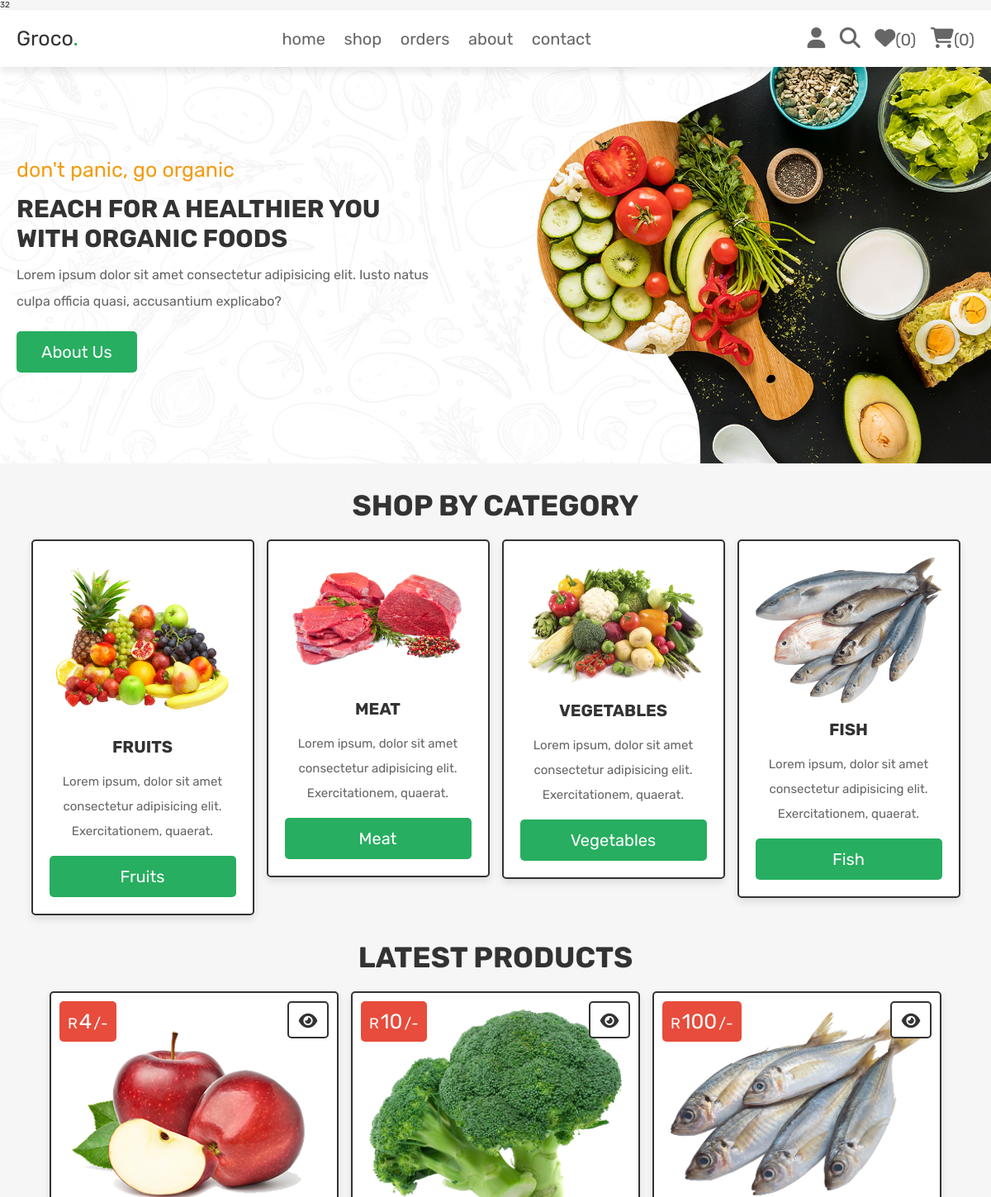
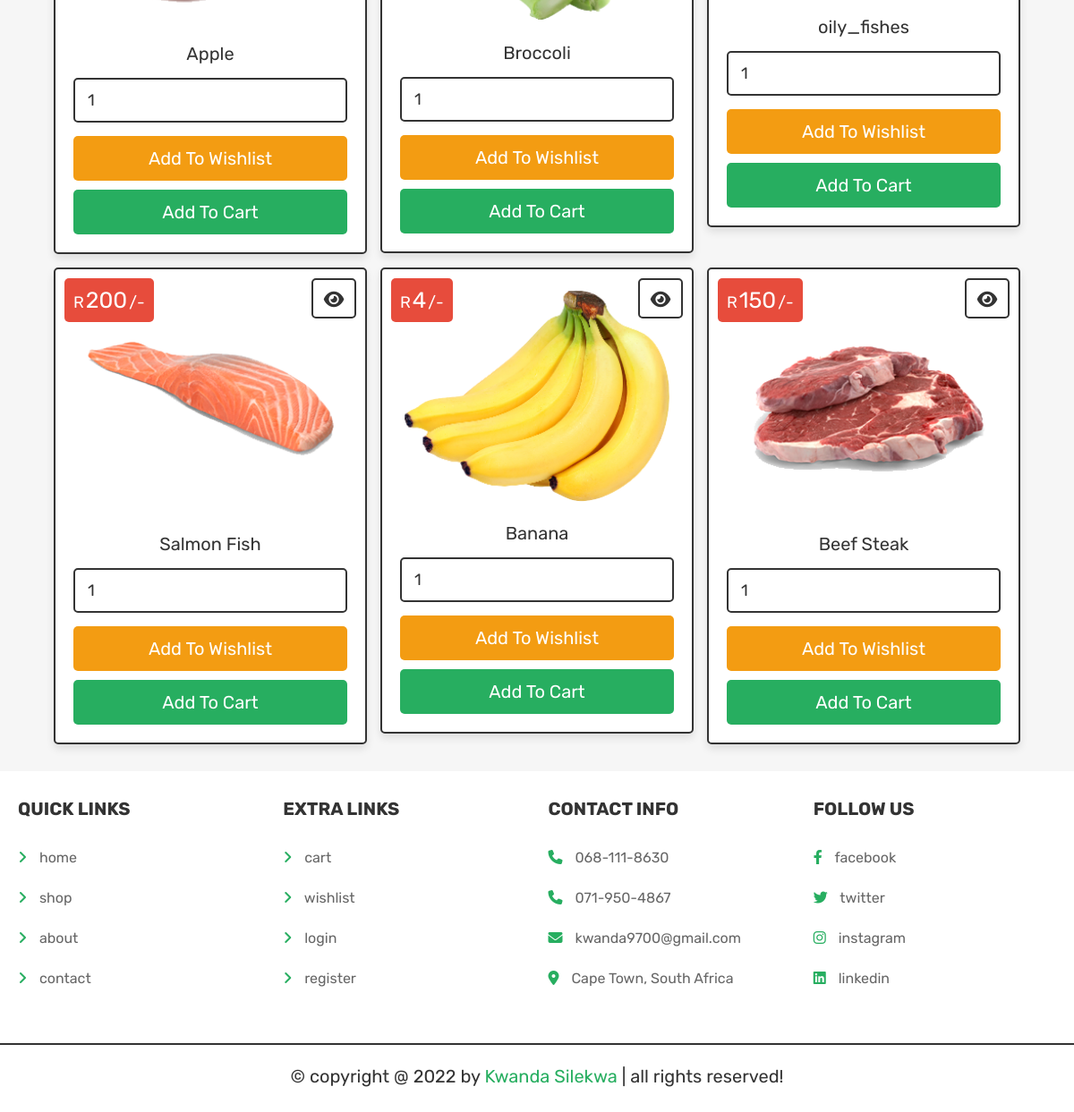
Page /home.php (signed in) on the committed database (2 pictures, top to bottom).
### tables this page shows
CREATE TABLE `products` (
  `id` int(100) NOT NULL,
  `name` varchar(100) NOT NULL,
  `category` varchar(20) NOT NULL,
  `details` varchar(500) NOT NULL,
  `price` int(100) NOT NULL,
  `image` varchar(500) NOT NULL
);

### home.php (the view, shortened to what this page needs)
<?php
@include 'config.php';
?>
<!DOCTYPE html>
<html lang="en">
<head>
   <link rel="stylesheet" href="https://cdnjs.cloudflare.com/ajax/libs/font-awesome/6.1.1/css/all.min.css">
   <link rel="stylesheet" href="css/style.css">
</head>
<body>
<?php include 'header.php'; ?>
<div class="home-bg">
   <section class="home">
      <div class="content">
         <span>don't panic, go organic</span>
         <h3>Reach For A Healthier You With Organic Foods</h3>
         <p>Lorem ipsum dolor sit amet consectetur adipisicing elit. Iusto natus culpa officia quasi, accusantium explicabo?</p>
         <a href="about.php" class="btn">about us</a>
      </div>
   </section>
</div>
<section class="home-category">
   <h1 class="title">shop by category</h1>
   <div class="box-container">
      <div class="box">
         <img src="images/cat-1.png" alt="">
         <h3>fruits</h3>
         <p>Lorem ipsum, dolor sit amet consectetur adipisicing elit. Exercitationem, quaerat.</p>
         <a href="category.php?category=fruits" class="btn">fruits</a>
      </div>
      <div class="box">
         <img src="images/cat-2.png" alt="">
         <h3>meat</h3>
         <p>Lorem ipsum, dolor sit amet consectetur adipisicing elit. Exercitationem, quaerat.</p>
         <a href="category.php?category=meat" class="btn">meat</a>
      </div>
      <div class="box">
         <img src="images/cat-3.png" alt="">
         <h3>vegetables</h3>
         <p>Lorem ipsum, dolor sit amet consectetur adipisicing elit. Exercitationem, quaerat.</p>
         <a href="category.php?category=vegetables" class="btn">vegetables</a>
      </div>
      <div class="box">
         <img src="images/cat-4.png" alt="">
         <h3>fish</h3>
         <p>Lorem ipsum, dolor sit amet consectetur adipisicing elit. Exercitationem, quaerat.</p>
         <a href="category.php?category=fish" class="btn">fish</a>
      </div>
   </div>
</section>
<section class="products">
   <h1 class="title">latest products</h1>
   <div class="box-container">
   <?php
      $select_products = $conn->prepare("SELECT * FROM `products` LIMIT 6");
      $select_products->execute();
      if($select_products->rowCount() > 0){
         while($fetch_products = $select_products->fetch(PDO::FETCH_ASSOC)){
   ?>
   <form action="" class="box" method="POST">
      <div class="price">R<span><?= $fetch_products['price']; ?></span>/-</div>
      <a href="view_page.php?pid=<?= $fetch_products['id']; ?>" class="fas fa-eye"></a>
      <img src="products/<?= $fetch_products['image']; ?>" alt="">
      <div class="name"><?= $fetch_products['name']; ?></div>
      <input type="number" min="1" value="1" name="p_qty" class="qty">
      <input type="submit" value="add to wishlist" class="option-btn" name="add_to_wishlist">
      <input type="submit" value="add to cart" class="btn" name="add_to_cart">
   </form>
   <?php
      }
   }else{
      echo '<p class="empty">no products added yet!</p>';
   }
   ?>
   </div>
</section>
<?php include 'footer.php'; ?>
</body>
</html>

### header.php (shortened to what this page needs)
<header class="header">
   <div class="flex">
      <a href="home.php" class="logo">Groco<span>.</span></a>
      <nav class="navbar">
         <a href="home.php">home</a>
         <a href="shop.php">shop</a>
         <a href="orders.php">orders</a>
         <a href="about.php">about</a>
         <a href="contact.php">contact</a>
      </nav>
      <div class="icons">
         <div id="user-btn" class="fas fa-user"></div>
         <a href="search_page.php" class="fas fa-search"></a>
         <?php
            $count_cart_items = $conn->prepare("SELECT * FROM `cart` WHERE user_id = ?");
            $count_cart_items->execute([$user_id]);
            $count_wishlist_items = $conn->prepare("SELECT * FROM `wishlist` WHERE user_id = ?");
            $count_wishlist_items->execute([$user_id]);
         ?>
         <a href="wishlist.php"><i class="fas fa-heart"></i><span>(<?= $count_wishlist_items->rowCount(); ?>)</span></a>
         <a href="cart.php"><i class="fas fa-shopping-cart"></i><span>(<?= $count_cart_items->rowCount(); ?>)</span></a>
      </div>
   </div>
</header>

### footer.php
<footer class="footer">
   <section class="box-container">
      <div class="box">
         <h3>quick links</h3>
         <a href="home.php"> <i class="fas fa-angle-right"></i> home</a>
         <a href="shop.php"> <i class="fas fa-angle-right"></i> shop</a>
         <a href="about.php"> <i class="fas fa-angle-right"></i> about</a>
         <a href="contact.php"> <i class="fas fa-angle-right"></i> contact</a>
      </div>
      <div class="box">
         <h3>extra links</h3>
         <a href="cart.php"> <i class="fas fa-angle-right"></i> cart</a>
         <a href="wishlist.php"> <i class="fas fa-angle-right"></i> wishlist</a>
         <a href="login.php"> <i class="fas fa-angle-right"></i> login</a>
         <a href="register.php"> <i class="fas fa-angle-right"></i> register</a>
      </div>
      <div class="box">
         <h3>contact info</h3>
         <p> <i class="fas fa-phone"></i> 068-111-8630 </p>
         <p> <i class="fas fa-phone"></i> 071-950-4867 </p>
         <p> <i class="fas fa-envelope"></i> kwanda9700@gmail.com </p>
         <p> <i class="fas fa-map-marker-alt"></i> Cape Town, South Africa</p>
      </div>
      <div class="box">
         <h3>follow us</h3>
         <a href="https://fb.com/kwanda.silekwa9700" target="_blank"> <i class="fab fa-facebook-f"></i> facebook </a>
         <a href="https://twitter.com"> <i class="fab fa-twitter" target="_blank"></i> twitter </a>
         <a href="https://instagram.com/taryam9700" target="_blank"> <i class="fab fa-instagram"></i> instagram </a>
         <a href="https://linkedin.com/in/kwanda9700" target="_blank"> <i class="fab fa-linkedin"></i> linkedin </a>
      </div>
   </section>
   <p class="credit"> &copy; copyright @ <?= date('Y'); ?> by <span>Kwanda Silekwa</span> | all rights reserved! </p>
</footer>

### css/style.css (style rules this page uses)
.home-bg { background: url(../images/home-bg.jpg) no-repeat; background-size: cover; background-position: center; }
.home-bg .home { display: flex; align-items: center; min-height: 60vh; }
.home-bg .home .content { width: 50rem; }
.home-bg .home .content span { color:var(--orange); font-size: 2.5rem; }
.home-bg .home .content h3 { font-size: 3rem; text-transform: uppercase; margin-top: 1.5rem; color:var(--black); }
.home-bg .home .content p { font-size: 1.6rem; padding:1rem 0; line-height: 2; color:var(--light-color); }
.home-bg .home .content a { display: inline-block; width: auto; }
.home-category .box-container { display: grid; grid-template-columns: repeat(auto-fit, 27rem); gap:1.5rem; justify-content: center; align-items: flex-start; }
.home-category .box-container .box { padding:2rem; text-align: center; border:var(--border); background-color: var(--white); box-shadow: var(--box-shadow); border-radius: .5rem; }
.home-category .box-container .box img { width: 100%; margin-bottom: 1rem; }
.home-category .box-container .box h3 { text-transform: uppercase; color:var(--black); padding:1rem 0; font-size: 2rem; }
.home-category .box-container .box p { line-height: 2; font-size: 1.5rem; color:var(--light-color); padding:.5rem 0; }
.home-category { padding-bottom: 0; }
.products .box-container { display: grid; grid-template-columns: repeat(auto-fit, 35rem); gap:1.5rem; justify-content: center; align-items: flex-start; }
.products .box-container .box { padding:2rem; text-align: center; border:var(--border); background-color: var(--white); box-shadow: var(--box-shadow); border-radius: .5rem; position: relative; }
.products .box-container .box .price { position: absolute; top:1rem; left:1rem; padding:1rem; border-radius: .5rem; background-color: var(--red); font-size: 1.8rem; color:var(--white); }
.products .box-container .box .price span { font-size: 2.5rem; color:var(--white); margin:0 .2rem; }
.products .box-container .box .fa-eye { position: absolute; top:1rem; right:1rem; border-radius: .5rem; height: 4.5rem; line-height: 4.3rem; width: 5rem; border:var(--border); color:var(--black); font-size: 2rem; background-color: var(--white); }
.products .box-container .box img { width: 100%; margin-bottom: 1rem; }
.products .box-container .box .name { font-size: 2rem; color:var(--black); padding:1rem 0; }
.products .box-container .box .qty { margin:.5rem 0; border-radius: .5rem; padding:1.2rem 1.4rem; font-size: 1.8rem; color:var(--black); border:var(--border); width: 100%; }

### rows in the picture
products: price "4", image (picture), name "Apple"
products: price "10", image (picture), name "Broccoli"
products: price "100", image (picture), name "oily_fishes"
products: price "200", image (picture), name "Salmon Fish"
products: price "4", image (picture), name "Banana"
products: price "150", image (picture), name "Beef Steak"

### other values in the picture
$count_wishlist_items->rowCount() "0"
$count_cart_items->rowCount() "0"
